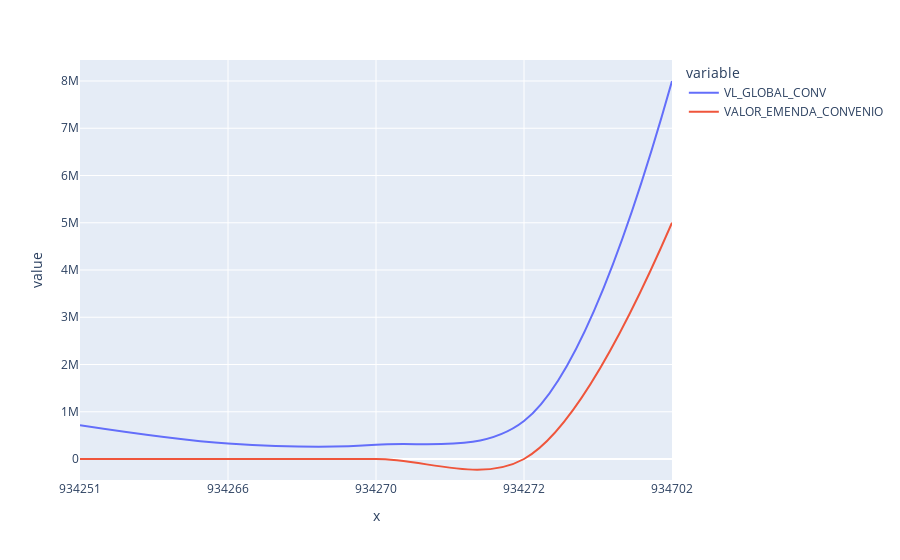

The code cell stored with this chart in its notebook:
### Code cell
fig.show()

### Figure 1 — Plotly figure (JSON) as saved in the notebook; plotly's stock layout.template omitted (floating-point values rounded to 4 significant figures)
{"data": [{"hovertemplate": "variable=VL_GLOBAL_CONV<br>x=%{x}<br>value=%{y}<extra></extra>", "legendgroup": "VL_GLOBAL_CONV", "line": {"color": "#636efa", "dash": "solid", "shape": "spline"}, "marker": {"symbol": "circle"}, "mode": "lines", "name": "VL_GLOBAL_CONV", "orientation": "v", "showlegend": true, "type": "scatter", "x": ["934251", "934266", "934270", "934272", "934702"], "xaxis": "x", "y": [714200, 328100.0, 300000, 804430, 8000000.0], "yaxis": "y"}, {"hovertemplate": "variable=VALOR_EMENDA_CONVENIO<br>x=%{x}<br>value=%{y}<extra></extra>", "legendgroup": "VALOR_EMENDA_CONVENIO", "line": {"color": "#EF553B", "dash": "solid", "shape": "spline"}, "marker": {"symbol": "circle"}, "mode": "lines", "name": "VALOR_EMENDA_CONVENIO", "orientation": "v", "showlegend": true, "type": "scatter", "x": ["934251", "934266", "934270", "934272", "934702"], "xaxis": "x", "y": [0, 0, 0, 0, 5000000], "yaxis": "y"}], "layout": {"autosize": true, "legend": {"title": {"text": "variable"}, "tracegroupgap": 0}, "margin": {"t": 60}, "xaxis": {"anchor": "y", "autorange": true, "domain": [0, 1], "range": [0, 4], "title": {"text": "x"}, "type": "category"}, "yaxis": {"anchor": "x", "autorange": true, "domain": [0, 1], "range": [-444400.0, 8444000.0], "title": {"text": "value"}, "type": "linear"}}}
